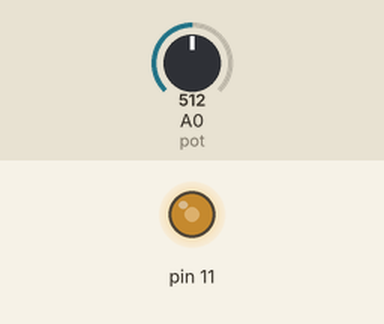
This sketch was run on a simulated Arduino Uno, built with avr-gcc and run on an emulated ATmega328P. On the bench: output pins drawn as LEDs (lit = HIGH). The inputs (shaded band) are chosen by the test bench; at power-on: A0 (pot) = 512.

Above: at 1.2 s.
1.3 s: A0 (pot) set to 716
At 2.5 s:
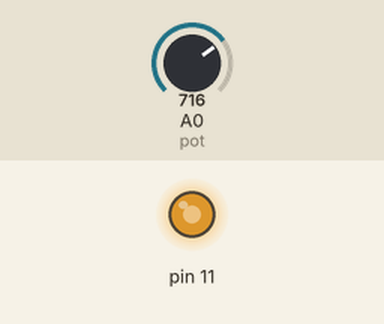
2.8 s: A0 (pot) set to 900
At 3.6 s:
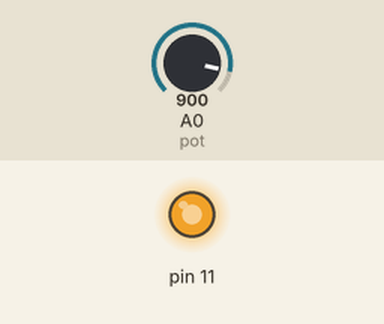
4.3 s: A0 (pot) set to 122
At 4.8 s:
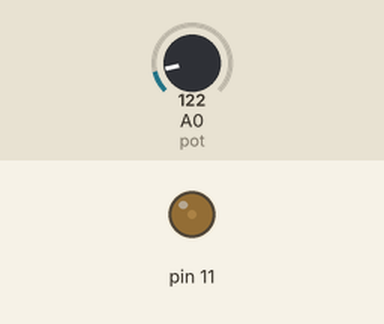
5.8 s: A0 (pot) set to 0
At 7.0 s:
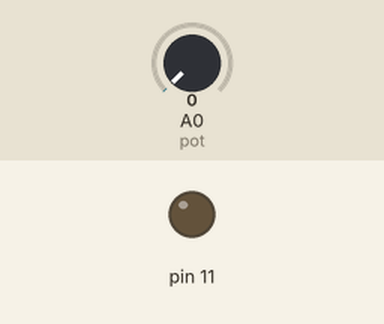
7.3 s: A0 (pot) set to 511
At 8.2 s:
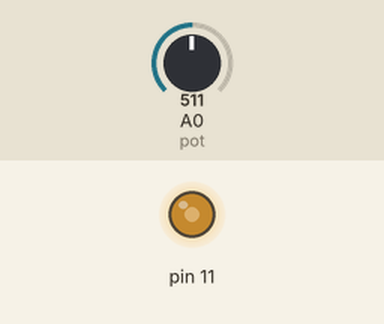
Timing chart, 0 to 9.8 s (numbered marks = the images above; inputs shaded):
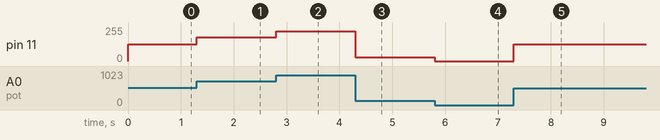

Measured:
- after the input at 1.3 s, pin 11: 127/255 → 178/255 at once
- after the input at 2.8 s, pin 11: 178/255 → 224/255 at once
- after the input at 4.3 s, pin 11: 224/255 → 30/255 at once
- after the input at 5.8 s, pin 11: 30/255 → 0/255 at once
- after the input at 7.3 s, pin 11: 0/255 → 127/255 at once

The sketch:

potentiometer.ino
```cpp
int sensorVal = 0; //variable to hold value from potentiometer
int mappedVal = 0;

void setup()
{
  pinMode(11, OUTPUT);
  pinMode(A0, INPUT);
}


void loop()
{
  sensorVal = analogRead(A0);//read from pot
  mappedVal = map(sensorVal,0,1024,0,255); //map the value for pot
  analogWrite(11,mappedVal);
}
```
